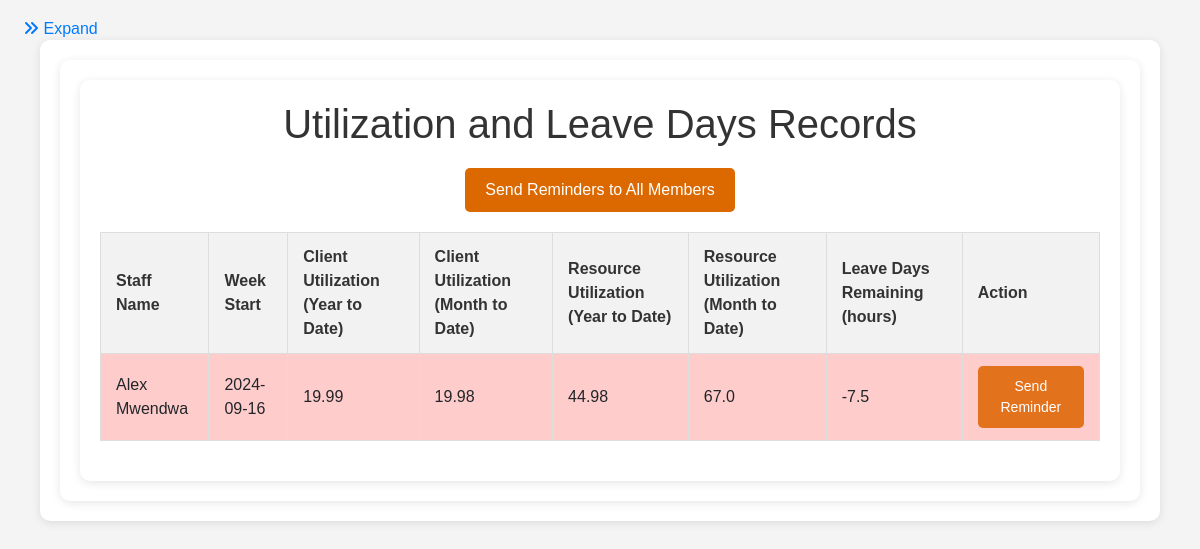
Page /view_utilization on the committed database.
### app.py (models this page shows)
class Utilization(db.Model):
    id = db.Column(db.Integer, primary_key=True)
    staff_id = db.Column(db.Integer, db.ForeignKey('staff.id'))
    week_start = db.Column(db.Date, nullable=False)
    client_utilization_year_to_date = db.Column(db.Float, default=0.0)
    client_utilization_month_to_date = db.Column(db.Float, default=0.0)
    resource_utilization_year_to_date = db.Column(db.Float, default=0.0)
    resource_utilization_month_to_date = db.Column(db.Float, default=0.0)

class Staff(db.Model):
    id = db.Column(db.Integer, primary_key=True)
    name = db.Column(db.String(100), nullable=False)
    email = db.Column(db.String(120), unique=True, nullable=False)
    leave_days_remaining = db.Column(db.Float, default=0.0)
    is_team_leader = db.Column(Boolean, default=False)
    receive_notifications = db.Column(Boolean, default=True)
    engagements = db.relationship('Engagement', backref='team_leader', lazy=True)
    proposals = db.relationship('Proposal', backref='team_leader', lazy=True)
    hours_logs = db.relationship('HoursLog', backref='staff_member', lazy=True)
    leave_records = db.relationship('LeaveRecord', backref='staff', lazy=True)
    utilizations = db.relationship('Utilization', backref='staff', lazy=True)

### app.py (the view)
@app.route('/view_utilization')
def view_utilization():
    current_week_start = date.today() - timedelta(days=date.today().weekday())
    utilizations = (db.session.query(Utilization)
                    .group_by(Utilization.staff_id)
                    .order_by(Utilization.staff_id, Utilization.week_start.desc())
                    .all())
    return render_template('view_utilization.html', utilizations=utilizations, current_week_start=current_week_start)

### templates/view_utilization.html (shortened to what this page needs)
{% extends "base.html" %}
{% block content %}
</head>
<body>
    <div class="container">
        <h1>Utilization and Leave Days Records</h1>
        <form action="{{ url_for('send_all_reminders') }}" method="POST" style="text-align: center; margin-bottom: 20px;">
            <button type="submit" style="background-color: #dc6900; color: white; padding: 10px 20px; border: none; border-radius: 5px; cursor: pointer;">
                Send Reminders to All Members
            </button>
          </form>
        <table>
            <thead>
                <tr>
                    <th>Staff Name</th>
                    <th>Week Start</th>
                    <th>Client Utilization (Year to Date)</th>
                    <th>Client Utilization (Month to Date)</th>
                    <th>Resource Utilization (Year to Date)</th>
                    <th>Resource Utilization (Month to Date)</th>
                    <th>Leave Days Remaining (hours)</th>
                    <th>Action</th>
                </tr>
            </thead>
            <tbody>
                {% for util in utilizations %}
                    <tr class="{% if util.week_start != current_week_start %}highlight-red{% endif %}">
                        <td>{{ util.staff.name }}</td>
                        <td>{{ util.week_start }}</td>
                        <td>{{ util.client_utilization_year_to_date }}</td>
                        <td>{{ util.client_utilization_month_to_date }}</td>
                        <td>{{ util.resource_utilization_year_to_date }}</td>
                        <td>{{ util.resource_utilization_month_to_date }}</td>
                        <td>{{ util.staff.leave_days_remaining }}</td>
                        <td>
                            {% if util.week_start != current_week_start %}
                                <form action="{{ url_for('send_reminder', member_id=util.staff_id) }}" method="POST">
                                    <button type="submit" class="reminder-button">Send Reminder</button>
                                </form>
                            {% else %}
                                <span>Up-to-date</span>
                            {% endif %}
                        </td>
                    </tr>
                {% endfor %}
            </tbody>
        </table>
    </div>
</body>
</html>
{% endblock %}

### templates/base.html (style rules this page uses)
html, body { height: 100%; margin: 0; }

### templates/view_utilization.html (style rules this page uses)
body { font-family: 'Arial', sans-serif; background-color: #f4f4f4; margin: 0; padding: 20px; }
.container { max-width: 1200px; margin: 0 auto; background-color: #fff; padding: 20px; border-radius: 10px; box-shadow: 0 2px 10px rgba(0, 0, 0, 0.1); }
h1 { color: #333; text-align: center; margin-bottom: 20px; }
table { width: 100%; border-collapse: collapse; margin-bottom: 20px; }
table, th, td { border: 1px solid #ddd; }
th, td { padding: 12px 15px; text-align: left; }
th { background-color: #f2f2f2; color: #333; }
.highlight-red { background-color: #ffcccc; }
.reminder-button { padding: 10px 20px; background-color: #e3721c; color: white; border: none; border-radius: 5px; font-size: 14px; cursor: pointer; transition: background-color 0.3s ease; }

### rows in the picture
Utilization: staff.name "Alex Mwendwa", week_start "2024-09-16", client_utilization_year_to_date "19.99", client_utilization_month_to_date "19.98", resource_utilization_year_to_date "44.98", resource_utilization_month_to_date "67.0", staff.leave_days_remaining "-7.5"
